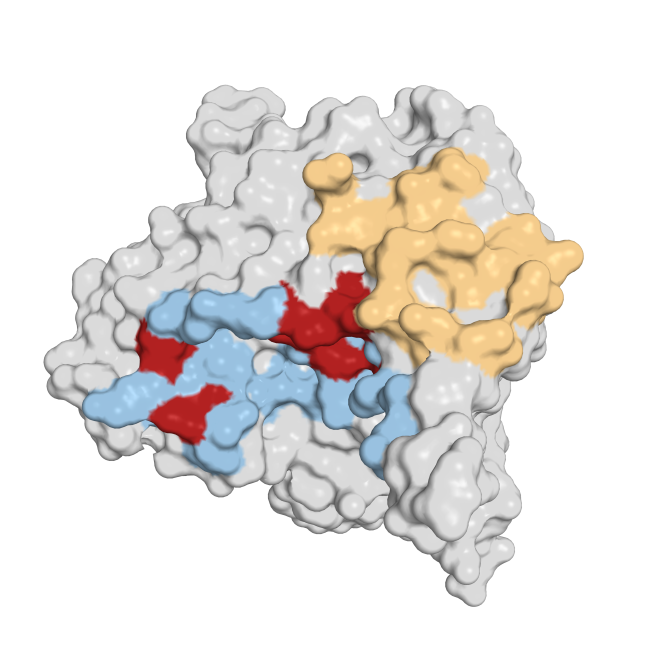
#> input picture analysis/04_figures/panel_sites.png, 2000 x 2000 px, found by its file name (shown at 1/3 size); its folder holds 7 pictures in this run
$ python compose_figures.py
#> lines starting #> are read from the running program, lines starting #| are printed output that depends on the picture; after the words box and inside, x2 and y2 are one past the last pixel; in counts of white or black regions, pixels touching at a corner belong together
"""
Assemble the final figure set.

PyMOL renders each scene on a white field with whatever margin the camera
happens to leave. Those margins differ from panel to panel, so a figure built
from the raw renders looks ragged and wastes column width. Here every render is
cropped to its ink, placed on a grid, and given a panel letter and the labels
that belong in the image rather than in the caption.

Run after figures4.pml.
"""
import os
import numpy as np
import matplotlib
matplotlib.use("Agg")
import matplotlib.pyplot as plt
from matplotlib.patches import Patch
from PIL import Image

FIG = r"C:\Users\anant\Desktop\hiv_miniprotein_design\paper_analysis\04_figures"
D1, D2, D5, D4, D3 = "#0072B2", "#E69F00", "#009E73", "#D55E00", "#CC79A7"
CD4F, ABF = "#99C2E0", "#F5CC8C"
plt.rcParams.update({"font.family": "Arial", "font.size": 11})


def crop(name, pad=12):
    """Trim the white field around a render, leaving a small even margin."""
#> called with name = 'panel_sites.png', pad = 12
    im = Image.open(os.path.join(FIG, name)).convert("RGB")
    a = np.asarray(im)
    ink = (a < 247).any(axis=2)
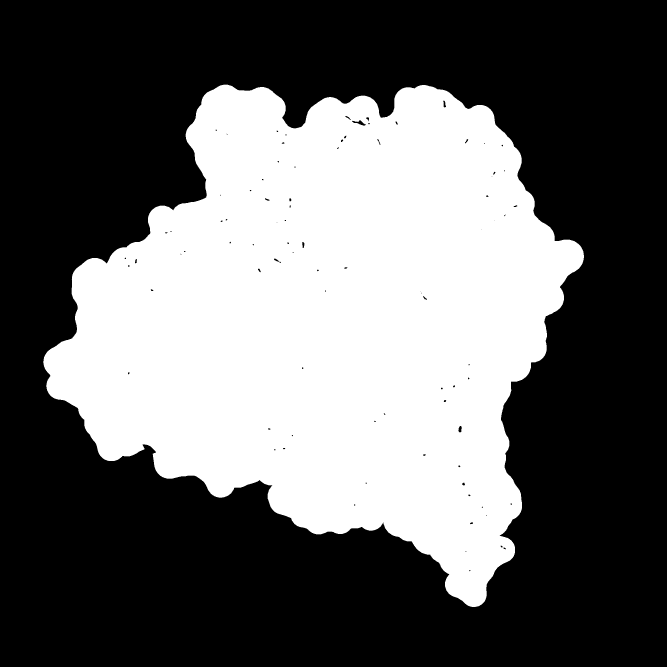
#> ink: shape (2000, 2000) bool (shown at 1/3 size); 39% white; 1 white region, box (x1, y1, x2, y2) and area: (130, 254, 1752, 1821) 1559109
    if not ink.any():
        return im
    ys, xs = np.where(ink)
    y0, y1 = max(ys.min() - pad, 0), min(ys.max() + pad + 1, a.shape[0])
#> y0 = 242; y1 = 1833
    x0, x1 = max(xs.min() - pad, 0), min(xs.max() + pad + 1, a.shape[1])
#> x0 = 118; x1 = 1764
    return im.crop((x0, y0, x1, y1))


def panel(ax, name, letter, title=None, legend=None):
    ax.imshow(np.asarray(crop(name)))
    ax.set_xticks([]); ax.set_yticks([])
    for s in ax.spines.values():
        s.set_visible(False)
#> call 2 of crop, with name = 'panel_designs_on_sites.png', pad = 12
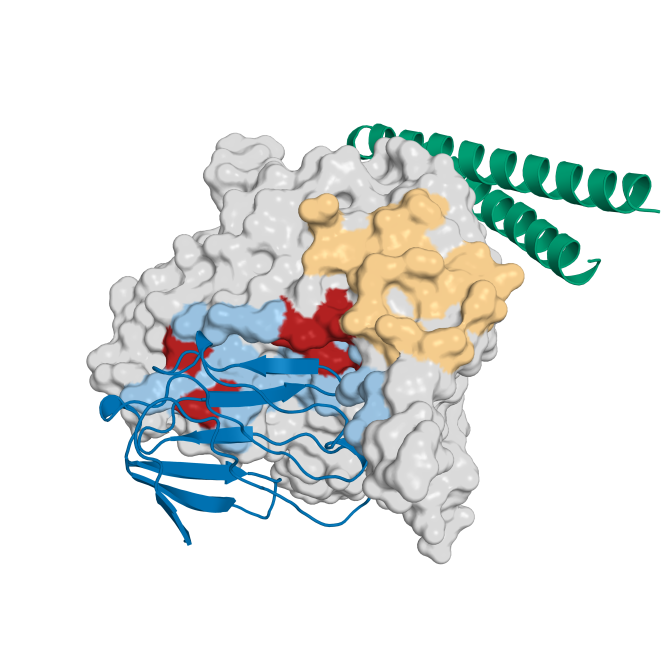
#> input picture analysis/04_figures/panel_designs_on_sites.png, 2000 x 2000 px, found by its file name (shown at 1/3 size)
#> in crop (call 2), `ink = (a < 247).any(axis=2)`:
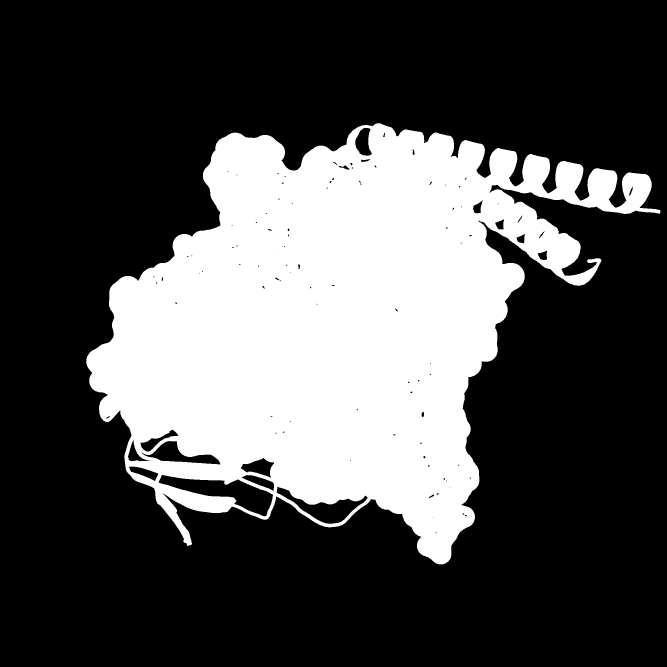
#> ink: shape (2000, 2000) bool (shown at 1/3 size); 29.9% white; 1 white region, box (x1, y1, x2, y2) and area: (259, 370, 1981, 1693) 1195746
#> in crop (call 2), `y0, y1 = max(ys.min() - pad, 0), min(ys.max() + pad + 1, a.shape[0])`: y0 = 358; y1 = 1705
#> in crop (call 2), `x0, x1 = max(xs.min() - pad, 0), min(xs.max() + pad + 1, a.shape[1])`: x0 = 247; x1 = 1993
#> in crop (call 2), `return im.crop((x0, y0, x1, y1))`:
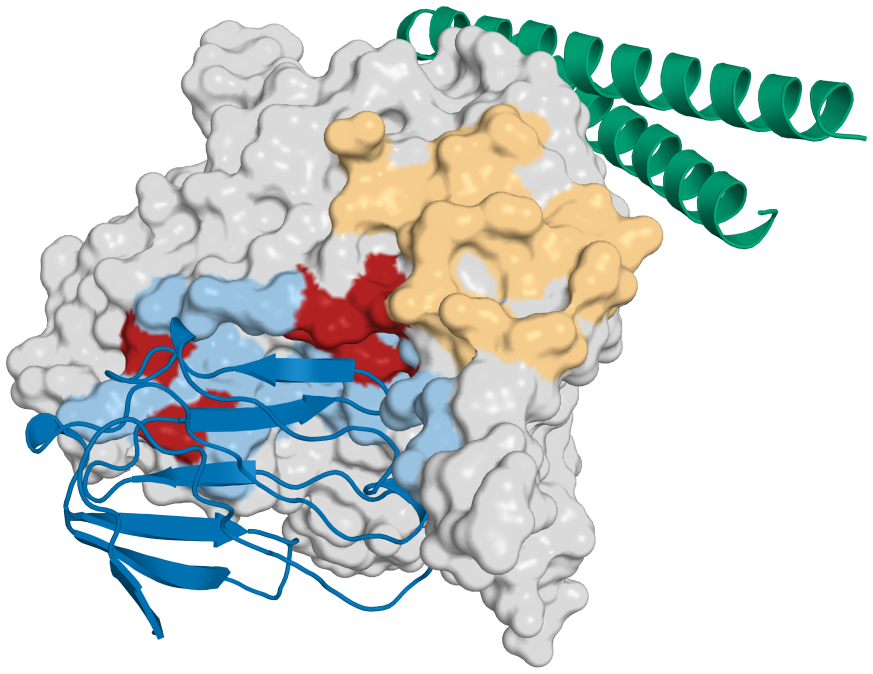
#> returned value: PIL image 1746x1347 RGB (shown at 1/2 size); mean R, G, B 207.8, 214, 211.5
    ax.text(-0.01, 1.0, letter, transform=ax.transAxes, fontsize=17,
            fontweight="bold", va="top", ha="right")
    if title:
        ax.set_title(title, fontsize=11.5, pad=6)
    if legend:
        ax.legend(handles=[Patch(facecolor=c, label=l) for l, c in legend],
                  loc="lower center", bbox_to_anchor=(0.5, -0.11),
                  ncol=min(len(legend), 4), frameon=False,
                  fontsize=9.5, handlelength=1.1, handleheight=1.1,
                  columnspacing=1.2)


def save(fig, name):
#> called with name = 'fig1_epitope_classes.png'
    p = os.path.join(FIG, name)
    fig.savefig(p, dpi=300, bbox_inches="tight", facecolor="white")
    plt.close(fig)
    print("wrote", os.path.basename(p))


# ---- Figure 1: the two receptor sites, and where the designs sit -----------
fig, axes = plt.subplots(1, 2, figsize=(11, 5.6))
panel(axes[0], "panel_sites.png", "a", "Receptor footprints on gp120",
      [("CD4 footprint", CD4F), ("17b / coreceptor footprint", ABF),
       ("CD4bs hotspots", "#B22222")])
panel(axes[1], "panel_designs_on_sites.png", "b", "D1 on the CD4 site, D5 at the coreceptor site",
      [("D1 (CD4-mimetic control)", D1), ("D5 (de novo)", D5)])
save(fig, "fig1_epitope_classes.png")

# ---- Figure 2: D1 recovers the CD4 binding mode ---------------------------
fig, axes = plt.subplots(1, 2, figsize=(11, 5.2))
panel(axes[0], "panel_d1_cd4.png", "a", "D1 recovers the CD4 footprint (97%)",
      [("D1", D1), ("CD4 D1 domain", "#8C8C8C"), ("CD4 footprint", CD4F)])
#> call 3 of crop, with name = 'panel_d1_cd4.png', pad = 12
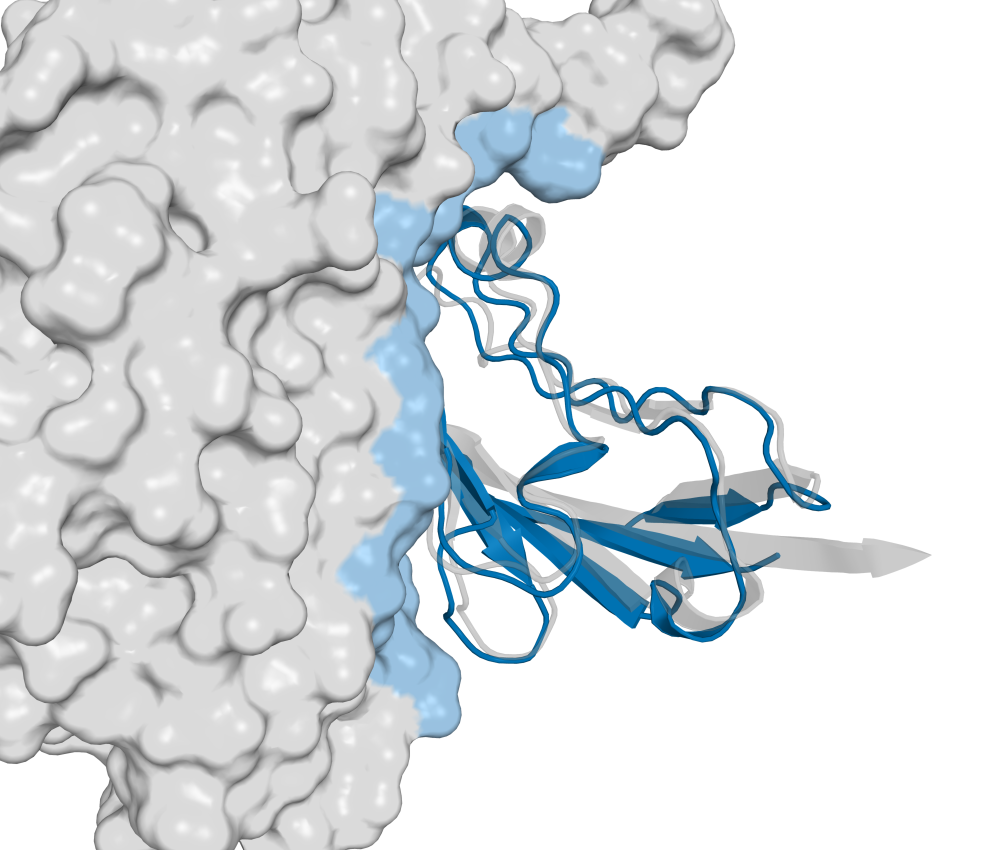
#> input picture analysis/04_figures/panel_d1_cd4.png, 2000 x 1700 px, found by its file name (shown at 1/2 size)
#> in crop (call 3), `ink = (a < 247).any(axis=2)`:
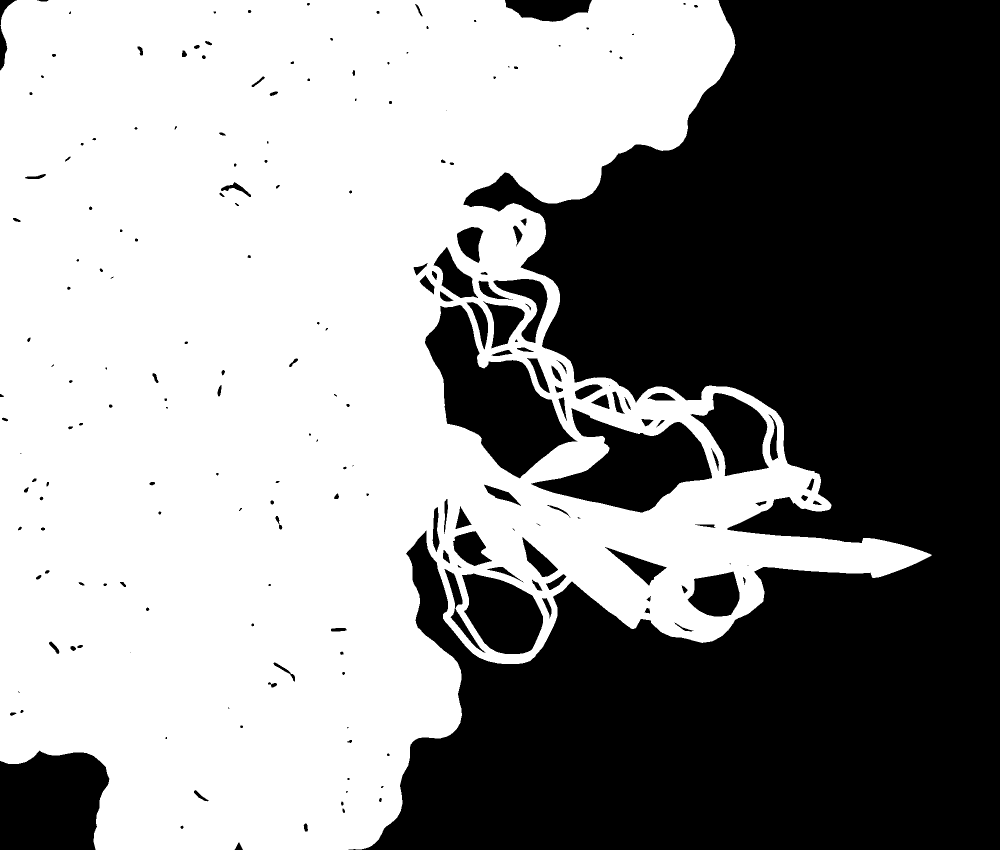
#> ink: shape (1700, 2000) bool (shown at 1/2 size); 55.2% white; 212 black regions (43 under 20 px), largest, box (x1, y1, x2, y2) and area: (697, 0, 2000, 1700) 1309682, (850, 610, 1155, 957) 46582, (0, 1501, 219, 1700) 37248
#> in crop (call 3), `y0, y1 = max(ys.min() - pad, 0), min(ys.max() + pad + 1, a.shape[0])`: y0 = 0; y1 = 1700
#> in crop (call 3), `x0, x1 = max(xs.min() - pad, 0), min(xs.max() + pad + 1, a.shape[1])`: x0 = 0; x1 = 1876
#> in crop (call 3), `return im.crop((x0, y0, x1, y1))`:
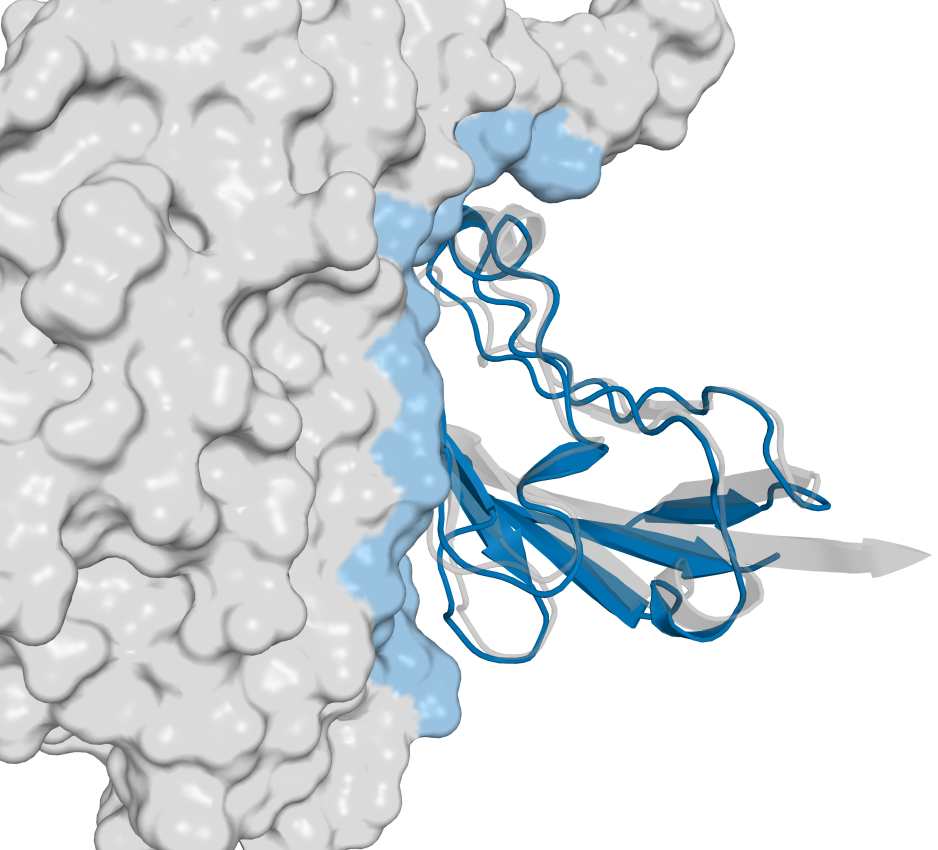
#> returned value: PIL image 1876x1700 RGB (shown at 1/2 size); mean R, G, B 214.8, 220.3, 223.8
panel(axes[1], "panel_hotspots.png", "b", "D1 engages the CD4bs hotspots",
      [("D1", D1), ("CD4bs hotspot sidechains", "#B22222")])
#> (the run stopped early here; a loop or call above may not have finished)
